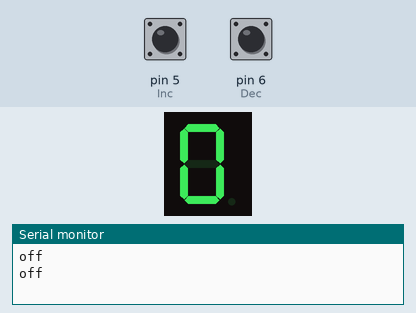
The sketch below on a simulated Arduino Uno, built with avr-gcc and run on an emulated ATmega328P. Parts: 1-digit seven-segment display, the last lines printed to the serial monitor. Wiring (inferred from the names in the program): 1-digit 7-segment display, segments lit when HIGH: segments pin 7, pin 8, pin 9, pin 10, pin 11, pin 12, pin 13. Inputs (shaded band) come from the test bench; at power-on: pin 5 (Inc) HIGH, pin 6 (Dec) HIGH. The segment pins are drawn as the display they are named for.

Above: at 1.2 s.
1.3 s: pin 5 (Inc) pulled LOW for 0.15 s
At 2.5 s:
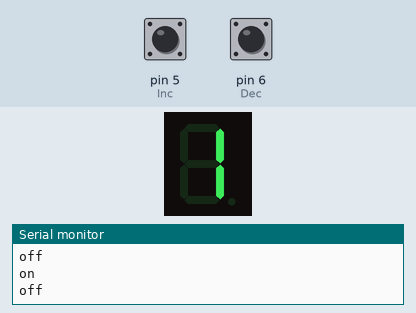
2.9 s: pin 5 (Inc) pulled LOW for 1 s
At 3.7 s:
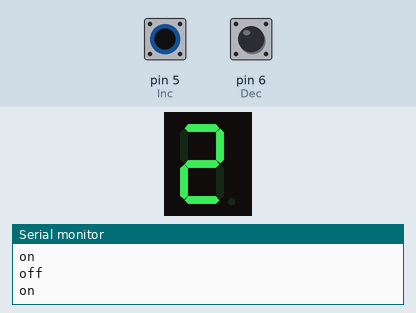
Timing chart, 0 to 5.9 s (numbered marks = the images above; inputs shaded):
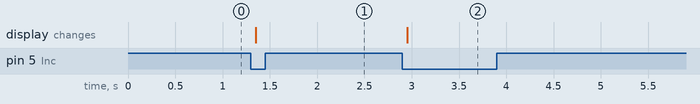

The sketch:

code.ino
```cpp
const int a = 7;
const int b = 8;
const int c = 9;
const int d = 10;
const int e = 11;
const int f = 12;
const int g = 13;

bool bPress = false;

const int Inc = 5;
const int Dec = 6;

int buttonPushCounter = 0;
int IncbuttonState = 0;
int lastIncbuttonState = 0;
int DecbuttonState = 0;
int lastDecbuttonState = 0;
void setup() {

  pinMode(a, OUTPUT);      //A
  pinMode(b, OUTPUT);      //B
  pinMode(c, OUTPUT);     //C
  pinMode(d, OUTPUT);     //D
  pinMode(e, OUTPUT);     //E
  pinMode(f, OUTPUT);    //F
  pinMode(g, OUTPUT);    //G
  pinMode( Inc , INPUT_PULLUP );
  pinMode( Dec , INPUT_PULLUP );
  Serial.begin(9600);
  displayDigit(buttonPushCounter);
}
void loop() {

   IncbuttonState = digitalRead(Inc);

   DecbuttonState = digitalRead(Dec);
   checkIncButtonPress();
   checkDecButtonPress();
  if( bPress ){
    bPress = false;
     turnOff();
     displayDigit(buttonPushCounter);
  }

}
void checkIncButtonPress()
{

  if (IncbuttonState != lastIncbuttonState) {

    if (IncbuttonState == LOW) {

      bPress = true;
      buttonPushCounter++;
      if( buttonPushCounter > 9) buttonPushCounter =0 ;
      Serial.println("on");
    } else {

      Serial.println("off");
    }

    delay(50);
  }

  lastIncbuttonState = IncbuttonState;
}
void checkDecButtonPress()
{

  if (DecbuttonState != lastDecbuttonState) {

    if (DecbuttonState == LOW) {

      bPress = true;
      buttonPushCounter--;
      if( buttonPushCounter < 0) buttonPushCounter =9 ;
      Serial.println("on");
    } else {

      Serial.println("off");
    }

    delay(50);
  }

  lastDecbuttonState = DecbuttonState;
}
void displayDigit(int digit)
{

 if(digit!=1 && digit != 4)

 digitalWrite(a,HIGH);

 if(digit != 5 && digit != 6)

 digitalWrite(b,HIGH);

 if(digit !=2)

 digitalWrite(c,HIGH);

 if(digit != 1 && digit !=4 && digit !=7)

 digitalWrite(d,HIGH);

 if(digit == 2 || digit ==6 || digit == 8 || digit==0)

 digitalWrite(e,HIGH);

 if(digit != 1 && digit !=2 && digit!=3 && digit !=7)

 digitalWrite(f,HIGH);

 if (digit!=0 && digit!=1 && digit !=7)

 digitalWrite(g,HIGH);
}

void turnOff()
{
  digitalWrite(a,LOW);
  digitalWrite(b,LOW);
  digitalWrite(c,LOW);
  digitalWrite(d,LOW);
  digitalWrite(e,LOW);
  digitalWrite(f,LOW);
  digitalWrite(g,LOW);
}
```

Measured:
- after the input at 1.3 s, the display: changes after 0.05 s (image 1)
- after the input at 2.9 s, the display: changes after 0.05 s (image 2)
